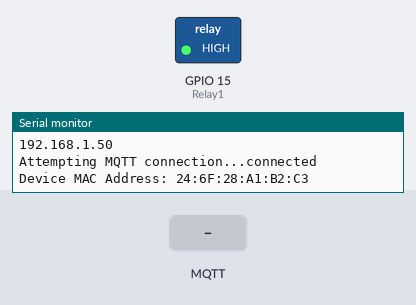
Bench run of a sketch on a simulated ESP32. On the bench: switched loads named in the sketch (green lamp = pin HIGH), the last lines printed to the serial monitor. The inputs (shaded band) are chosen by the test bench. WiFi joins after 1.5 s; servers stay silent unless stated; random numbers use the default seed unless the sketch sets one; no MQTT or app messages arrive unless stated.

Above: at 2.7 s.
2.8 s: MQTT message "1" arrives on the first subscribed topic
At 4.0 s:
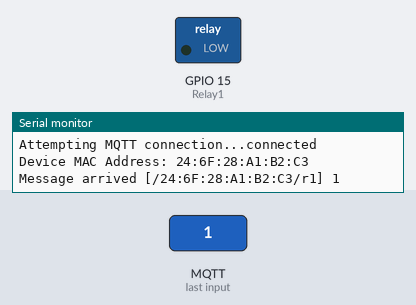
4.3 s: MQTT message "0" arrives on the first subscribed topic
At 5.4 s:
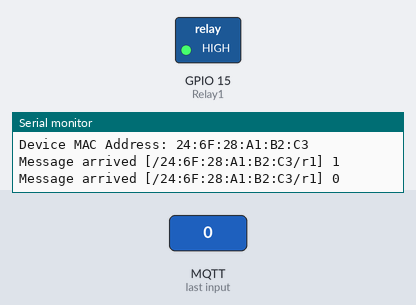
Timing chart, 0 to 7.3 s (numbered marks = the images above; inputs shaded):
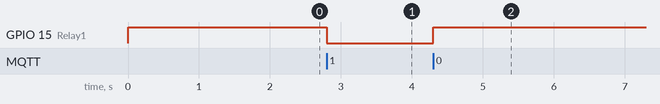

Measured:
- after the input at 2.8 s, GPIO 15 (Relay1): HIGH → LOW at once
- after the input at 4.3 s, GPIO 15 (Relay1): LOW → HIGH at once

The sketch:

mqtt_esp32_r1_32A_varient.ino
```cpp
//For device type R6/10A
#include <WiFi.h>
#include <PubSubClient.h>
#include <ArduinoJson.h>

//Relays for switching appliances
#define Relay1  15

// Update these with values suitable for your network.

const char* ssid = "MICROTRON TECHNOLOGIES";
const char* password = "micro@440027";
const char* mqtt_server = "128.199.29.16";

#define sub1 ("/"+WiFi.macAddress()+"/r1").c_str()

WiFiClient espClient;
PubSubClient client(espClient);
unsigned long lastMsg = 0;
#define MSG_BUFFER_SIZE  (50)
char msg[MSG_BUFFER_SIZE];
int value = 0;

void setup_wifi() {

  delay(10);
  // We start by connecting to a WiFi network
  Serial.println();
  Serial.print("Connecting to ");
  Serial.println(ssid);

//  WiFi.mode(WIFI_/STA);
  WiFi.begin(ssid, password);

  while (WiFi.status() != WL_CONNECTED) {
    delay(500);
    Serial.print(".");
  }

  randomSeed(micros());

  Serial.println("");
  Serial.println("WiFi connected");
  Serial.println("IP address: ");
  Serial.println(WiFi.localIP());
}

void callback(char* topic, byte* payload, unsigned int length) {
  Serial.print("Message arrived [");
  Serial.print(topic);
  Serial.print("] ");

  if (strstr(topic, sub1))
  {
    for (int i = 0; i < length; i++) {
      Serial.print((char)payload[i]);
    }
    Serial.println();
    // Switch on the LED if an 1 was received as first character
    if ((char)payload[0] == '1') {
      //Logic to turn on the relay
      digitalWrite(Relay1, LOW);
    } else {
      //Logic to turn off the relay
      digitalWrite(Relay1, HIGH);
    }
  }
  else
  {
    Serial.println("unsubscribed topic");
  }

}

void setInitialState() {
  digitalWrite(Relay1, HIGH);
}

void publishSerialID() {
  StaticJsonDocument<256> doc;
  String Mac_Address = WiFi.macAddress();
  doc["mac_address"] = Mac_Address;
  doc["type"]= "R1/32A";
  doc["no_of_relays"] = "1";
  doc["amp"] = "32A";
  char device_info[128];
  serializeJson(doc, device_info);

  client.publish("device_serial",device_info);

  Serial.print("Device MAC Address: ");
  Serial.println(Mac_Address);
}

void reconnect() {
  // Loop until we're reconnected
  while (!client.connected()) {
    Serial.print("Attempting MQTT connection...");
    // Create a random client ID
    String clientId = "ESP8266Client-";
    clientId += String(random(0xffff), HEX);
    // Attempt to connect
    if (client.connect(clientId.c_str())) {
      Serial.println("connected");
      //Once connected send an chip id and resubscribe
      publishSerialID();
      client.subscribe(sub1);
    } else {
      Serial.print("failed, rc=");
      Serial.print(client.state());
      Serial.println(" try again in 5 seconds");
      // Wait 5 seconds before retrying
      delay(5000);
    }
  }
}

void setup() {
  setInitialState();
  pinMode(Relay1, OUTPUT);

  Serial.begin(115200);

  setup_wifi();

  client.setServer(mqtt_server, 1883);
  client.setCallback(callback);
}

void loop() {

  if (!client.connected()) {
    reconnect();
  }
  client.loop();
}
```
